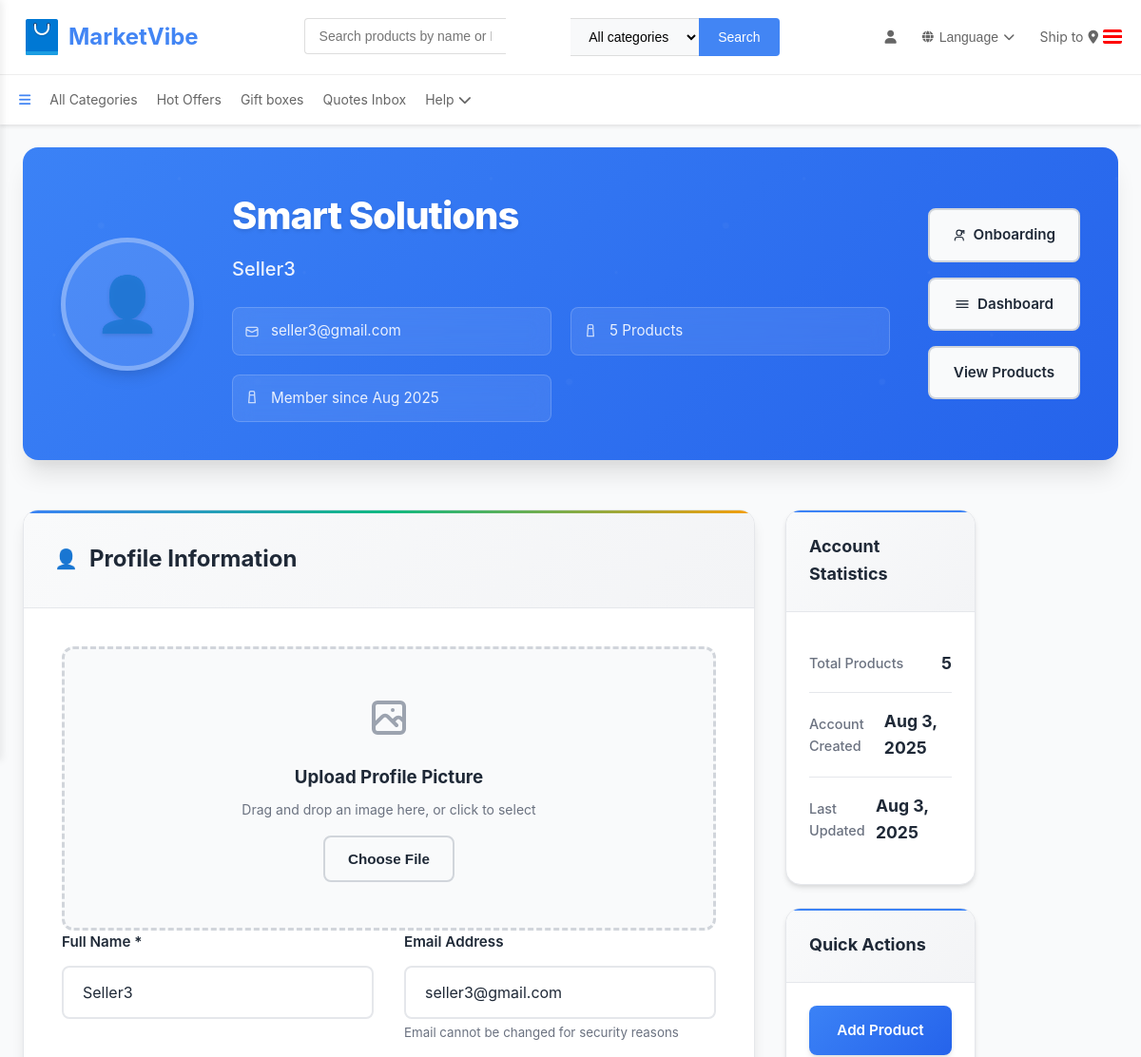
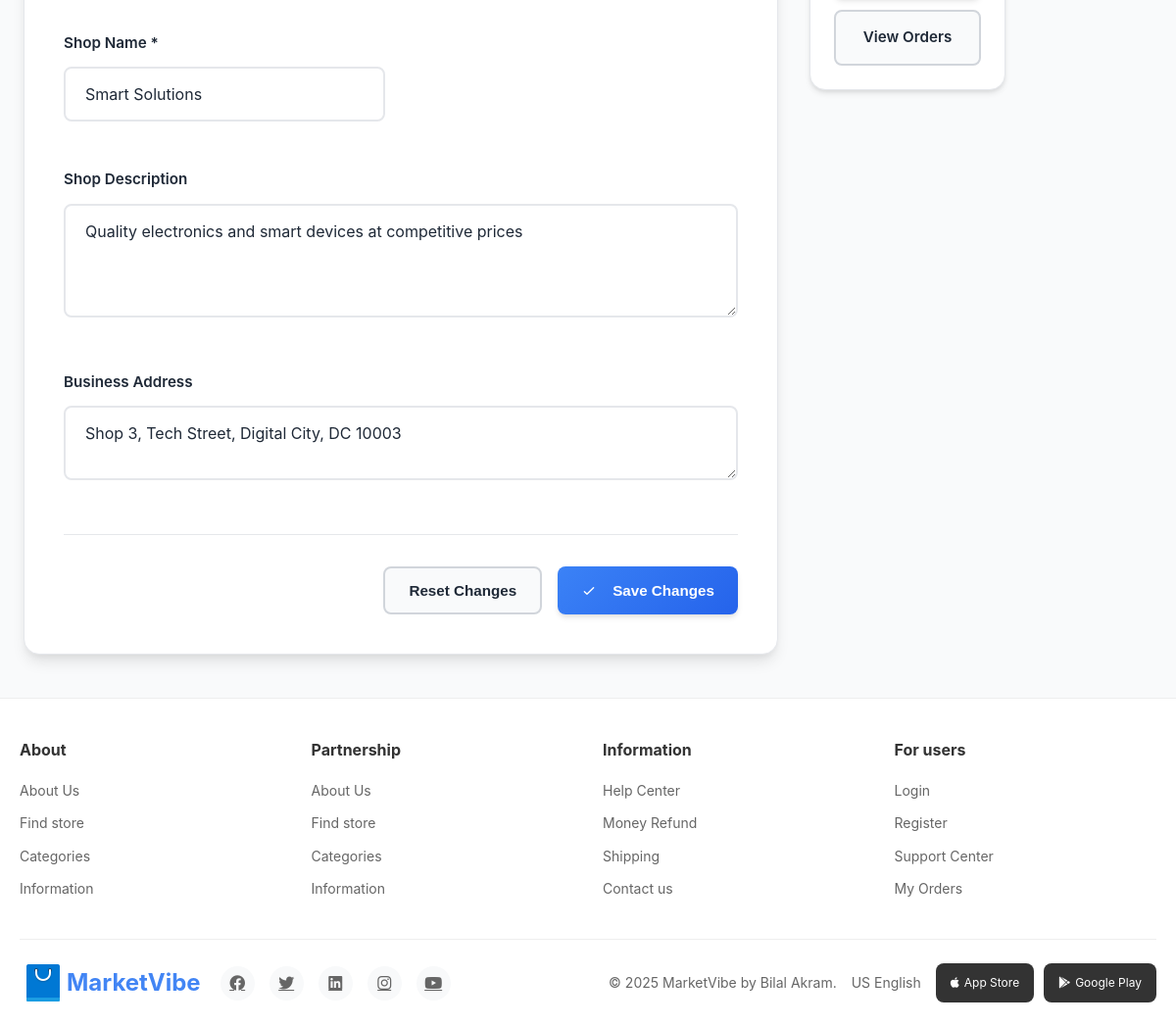
Page /profile/ (signed in) on the committed database (2 pictures, top to bottom).
### seller/models.py (models this page shows, shortened)
class Seller(models.Model):
    user = models.OneToOneField(User, on_delete=models.CASCADE, null=True, blank=True)
    name = models.CharField(max_length=100)
    email = models.EmailField(unique=True)
    shop_name = models.CharField(max_length=100)
    shop_description = models.TextField(null=True, blank=True)
    address = models.TextField(null=True, blank=True)  # Business address field
    image = models.BinaryField(blank=True, null=True, editable=True)  # Storing image as binary data (BLOB)
    rating = models.FloatField(null=True, blank=True)
    created_at = models.DateTimeField(default=timezone.now)
    updated_at = models.DateTimeField(auto_now=True)
    stripe_account_id = models.CharField(max_length=255, blank=True, null=True)
    def get_image_base64(self):
        if self.image:
            return base64.b64encode(self.image).decode('utf-8')
        return None
    image_data = property(get_image_base64)

### seller/views.py (the view, shortened to what this page needs)
# urls.py: path('profile/', views.seller_profile_view, name='seller_profile'),
@login_required
def seller_profile_view(request):
    seller = get_object_or_404(Seller, user=request.user)
    context = {
        'seller': seller,
        'image_base64': seller.get_image_base64()
    }
    return render(request, 'seller/seller_profile.html', context)

### buyer/context_processors.py (called while the page is built, shortened)
def user_sidebar_data(request):
    context = {
        'user_type': None,
        'buyer': None,
        'seller': None,
        'image_base64': None
    }
    if hasattr(request, 'user') and request.user.is_authenticated:
        try:
            buyer = Buyer.objects.filter(email=request.user.email).first()
        except Buyer.DoesNotExist:
            pass
        try:
            seller = Seller.objects.filter(email=request.user.email).first()
            if seller:
                context.update({
                    'user_type': 'seller',
                    'seller': seller,
                    'image_base64': seller.get_image_base64() if seller.image else None
                })
                return context
        except Seller.DoesNotExist:
            pass
    return context

### seller/templates/seller/seller_profile.html (shortened to what this page needs)
{% extends 'index.html' %}
{% block content %}
<div class="seller-profile-page">
  <div class="profile-container">
  <div class="profile-header">
    <div class="profile-header-content">
      <div class="profile-avatar">
        <div class="avatar-container">
          {% if seller.image %}
            <img alt="Profile" class="avatar-image">
          {% else %}
            <div class="avatar-placeholder">👤</div>
          {% endif %}
        </div>
      </div>
      <div class="profile-info">
        <h1>{{ seller.shop_name }}</h1>
        <p class="subtitle">{{ seller.name }}</p>
        <div class="profile-meta">
          <div class="meta-item">
            <svg class="meta-icon" fill="none" stroke="currentColor" viewBox="0 0 24 24" width="16" height="16">
              <path stroke-linecap="round" stroke-linejoin="round" stroke-width="2" d="M3 8l7.89 4.26a2 2 0 002.22 0L21 8M5 19h14a2 2 0 002-2V7a2 2 0 00-2-2H5a2 2 0 00-2 2v10a2 2 0 002 2z"></path>
            </svg>
            <span>{{ seller.email }}</span>
          </div>
          <div class="meta-item">
            <svg class="meta-icon" fill="none" stroke="currentColor" viewBox="0 0 24 24" width="16" height="16">
              <path stroke-linecap="round" stroke-linejoin="round" stroke-width="2" d="M8 7V3a2 2 0 012-2h4a2 2 0 012 2v4m-6 0h6l1 12H7L8 7z"></path>
            </svg>
            <span>{{ seller.products.count }} Product{{ seller.products.count|pluralize }}</span>
          </div>
          <div class="meta-item">
            <svg class="meta-icon" fill="none" stroke="currentColor" viewBox="0 0 24 24" width="16" height="16">
              <path stroke-linecap="round" stroke-linejoin="round" stroke-width="2" d="M8 7V3a2 2 0 012-2h4a2 2 0 012 2v4m-6 0h6l1 12H7L8 7z"></path>
            </svg>
            <span>Member since {{ seller.created_at|date:"M Y" }}</span>
          </div>
        </div>
      </div>
      <div class="profile-actions">
        <a href="{% url 'stripe_onboard' %}" class="btn btn-secondary" style="width: 160px;" >
Onboarding</a>
        <a href="{% url 'sellers:seller_dashboard' %}" class="btn btn-secondary"style="width: 160px;" >
          <svg width="16" height="16" fill="none" stroke="currentColor" viewBox="0 0 24 24">
            <path stroke-linecap="round" stroke-linejoin="round" stroke-width="2" d="M3 7h18M3 12h18M3 17h18"></path>
          </svg>
          Dashboard
        </a>
        <a href="{% url 'sellers:products_list' %}" class="btn btn-secondary"style="width: 160px;" ;">View Products</a>
      </div>
    </div>
  </div>
  <div class="main-content">
    <div class="profile-form-section">
      <div class="form-section-header">
        <h2>Profile Information</h2>
      </div>
      <form method="POST" enctype="multipart/form-data" class="profile-form" id="profileForm" action="{% url 'sellers:seller_profile' %}">
        <div class="form-section-body">
          <div class="image-upload-section" id="imageUploadZone">
            <div class="upload-content">
              <h3 style="margin: 0 0 0.5rem 0; color: var(--text-primary);">Upload Profile Picture</h3>
              <p style="margin: 0 0 1rem 0; color: var(--text-secondary); font-size: 0.875rem;">
                Drag and drop an image here, or click to select
              </p>
              <button type="button" class="btn btn-secondary" onclick="document.getElementById('imageInput').click()">
                Choose File
              </button>
            </div>
          </div>
          <div class="form-grid">
            <div class="form-group">
              <label for="id_name" class="form-label">Full Name *</label>
              <input type="text" name="name" id="id_name" class="form-input" value="{{ seller.name }}" required>
            </div>
            <div class="form-group">
              <label for="id_email" class="form-label">Email Address</label>
              <input type="email" name="email" id="id_email" class="form-input" value="{{ seller.email }}" readonly style="background: var(--neutral-100); cursor: not-allowed;">
              <small style="color: var(--text-secondary); margin-top: 0.25rem; display: block;">Email cannot be changed for security reasons</small>
            </div>
            <div class="form-group">
              <label for="id_shop_name" class="form-label">Shop Name *</label>
              <input type="text" name="shop_name" id="id_shop_name" class="form-input" value="{{ seller.shop_name }}" required>
            </div>
            <div class="form-group full-width">
              <label for="id_shop_description" class="form-label">Shop Description</label>
              <textarea name="shop_description" id="id_shop_description" class="form-input" rows="4" placeholder="Tell customers about your shop...">{{ seller.shop_description|default:'' }}</textarea>
            </div>
            <div class="form-group full-width">
              <label for="id_address" class="form-label">Business Address</label>
              <textarea name="address" id="id_address" class="form-input" rows="2" placeholder="Your business address...">{{ seller.address|default:'' }}</textarea>
            </div>
          </div>
          <div class="form-actions">
            <button type="button" class="btn btn-secondary" onclick="resetForm()">Reset Changes</button>
            <button type="submit" class="btn btn-primary" id="saveButton">
              <svg width="16" height="16" fill="none" stroke="currentColor" viewBox="0 0 24 24" style="margin-right: 0.5rem;">
                <path stroke-linecap="round" stroke-linejoin="round" stroke-width="2" d="M5 13l4 4L19 7"></path>
              </svg>
              Save Changes
            </button>
          </div>
        </div>
      </form>
    </div>
    <div class="sidebar">
      <div class="sidebar-card">
        <div class="sidebar-card-header">
          <h3>Account Statistics</h3>
        </div>
        <div class="sidebar-card-body">
          <div class="stat-item">
            <span class="stat-label">Total Products</span>
            <span class="stat-value">{{ seller.products.count }}</span>
          </div>
          <div class="stat-item">
            <span class="stat-label">Account Created</span>
            <span class="stat-value">{{ seller.created_at|date:"M j, Y" }}</span>
          </div>
          <div class="stat-item">
            <span class="stat-label">Last Updated</span>
            <span class="stat-value">{{ seller.updated_at|date:"M j, Y" }}</span>
          </div>
        </div>
      </div>
      <div class="sidebar-card">
        <div class="sidebar-card-header">
          <h3>Quick Actions</h3>
        </div>
        <div class="sidebar-card-body" style="display: flex; flex-direction: column; gap: 0.75rem;">
          <a href="{% url 'sellers:product_create' %}" class="btn btn-primary" style="text-align: center;">
            Add Product
          </a>
          <a href="{% url 'sellers:orders_list' %}" class="btn btn-secondary" style="text-align: center;">
            View Orders
          </a>
        </div>
      </div>
    </div>
  </div>
</div>
</div>
{% endblock %}

### seller/templates/index.html (style rules this page uses)
* { margin: 0; padding: 0; box-sizing: border-box; }
body { font-family: -apple-system, BlinkMacSystemFont, 'Segoe UI', Roboto, Oxygen, Ubuntu, Cantarell, sans-serif; line-height: 1.6; color: #333; background-color: #f8f9fa; }
.main-content { display: flex; gap: 20px; padding: 20px 0; }
.sidebar { width: 200px; flex-shrink: 0; }
.form-group { margin-bottom: 15px; }
.form-group input, .form-group select { width: 100%; padding: 10px; border: 1px solid #ddd; border-radius: 4px; font-size: 14px; }

### rows in the picture
Seller: shop_name "Smart Solutions", name "Seller3", email "seller3@gmail.com", products.count "5", created_at "Aug 2025", shop_description "Quality electronics and smart devices at competitive prices", address "Shop 3, Tech Street, Digital City, DC 10003", created_at "Aug 3, 2025", updated_at "Aug 3, 2025"
